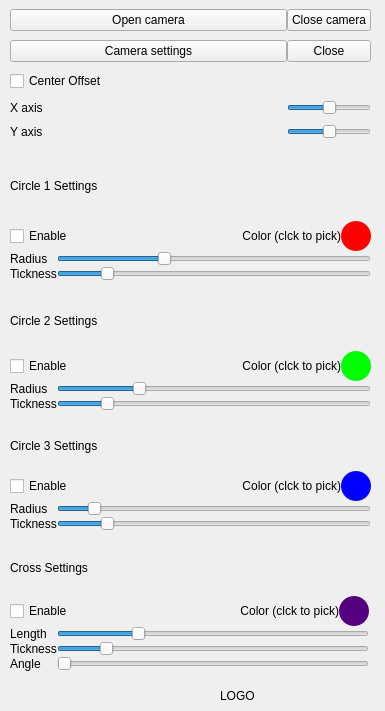
<?xml version="1.0" encoding="UTF-8"?>
<ui version="4.0">
 <class>MainWindow</class>
 <widget class="QMainWindow" name="MainWindow">
  <property name="geometry">
   <rect>
    <x>0</x>
    <y>0</y>
    <width>385</width>
    <height>711</height>
   </rect>
  </property>
  <property name="minimumSize">
   <size>
    <width>385</width>
    <height>700</height>
   </size>
  </property>
  <property name="maximumSize">
   <size>
    <width>385</width>
    <height>1080</height>
   </size>
  </property>
  <property name="windowTitle">
   <string>MainWindow</string>
  </property>
  <property name="windowIcon">
   <iconset>
    <normaloff>../../../.designer/images/icon.png</normaloff>../../../.designer/images/icon.png</iconset>
  </property>
  <widget class="QWidget" name="centralwidget">
   <widget class="QWidget" name="gridLayoutWidget">
    <property name="geometry">
     <rect>
      <x>10</x>
      <y>0</y>
      <width>361</width>
      <height>151</height>
     </rect>
    </property>
    <layout class="QGridLayout" name="gridLayout" columnstretch="5,0">
     <property name="spacing">
      <number>0</number>
     </property>
     <item row="1" column="1">
      <widget class="QPushButton" name="btn_exit">
       <property name="text">
        <string>Close</string>
       </property>
      </widget>
     </item>
     <item row="4" column="1">
      <widget class="QSlider" name="sliderOffsetY">
       <property name="minimum">
        <number>-20</number>
       </property>
       <property name="maximum">
        <number>20</number>
       </property>
       <property name="orientation">
        <enum>Qt::Orientation::Horizontal</enum>
       </property>
       <property name="tickPosition">
        <enum>QSlider::TickPosition::NoTicks</enum>
       </property>
      </widget>
     </item>
     <item row="0" column="0">
      <widget class="QPushButton" name="btnOpenCamera">
       <property name="text">
        <string>Open camera</string>
       </property>
      </widget>
     </item>
     <item row="4" column="0">
      <widget class="QLabel" name="label_3">
       <property name="text">
        <string>Y axis</string>
       </property>
      </widget>
     </item>
     <item row="1" column="0">
      <widget class="QPushButton" name="btnCameraSettings">
       <property name="text">
        <string>Camera settings</string>
       </property>
      </widget>
     </item>
     <item row="2" column="0">
      <widget class="QCheckBox" name="checkBoxOffset">
       <property name="text">
        <string>Center Offset</string>
       </property>
      </widget>
     </item>
     <item row="3" column="0">
      <widget class="QLabel" name="label_2">
       <property name="text">
        <string>X axis</string>
       </property>
      </widget>
     </item>
     <item row="0" column="1">
      <widget class="QPushButton" name="btnCloseCamera">
       <property name="text">
        <string>Close camera</string>
       </property>
      </widget>
     </item>
     <item row="3" column="1">
      <widget class="QSlider" name="sliderOffsetX">
       <property name="minimum">
        <number>-20</number>
       </property>
       <property name="maximum">
        <number>20</number>
       </property>
       <property name="orientation">
        <enum>Qt::Orientation::Horizontal</enum>
       </property>
      </widget>
     </item>
    </layout>
   </widget>
   <widget class="QWidget" name="verticalLayoutWidget">
    <property name="geometry">
     <rect>
      <x>10</x>
      <y>150</y>
      <width>361</width>
      <height>131</height>
     </rect>
    </property>
    <layout class="QVBoxLayout" name="verticalLayout">
     <property name="spacing">
      <number>0</number>
     </property>
     <property name="sizeConstraint">
      <enum>QLayout::SizeConstraint::SetDefaultConstraint</enum>
     </property>
     <item>
      <layout class="QVBoxLayout" name="verticalLayout_2">
       <item>
        <widget class="QLabel" name="label">
         <property name="text">
          <string>Circle 1 Settings</string>
         </property>
        </widget>
       </item>
       <item>
        <layout class="QHBoxLayout" name="horizontalLayout">
         <property name="spacing">
          <number>0</number>
         </property>
         <item>
          <widget class="QCheckBox" name="checkBox_1">
           <property name="enabled">
            <bool>true</bool>
           </property>
           <property name="text">
            <string>Enable</string>
           </property>
          </widget>
         </item>
         <item>
          <widget class="QLabel" name="label_16">
           <property name="text">
            <string>Color (clck to pick)</string>
           </property>
           <property name="alignment">
            <set>Qt::AlignmentFlag::AlignRight|Qt::AlignmentFlag::AlignTrailing|Qt::AlignmentFlag::AlignVCenter</set>
           </property>
          </widget>
         </item>
         <item>
          <widget class="QLabel" name="label_color_1">
           <property name="minimumSize">
            <size>
             <width>20</width>
             <height>20</height>
            </size>
           </property>
           <property name="maximumSize">
            <size>
             <width>30</width>
             <height>30</height>
            </size>
           </property>
           <property name="styleSheet">
            <string notr="true">background-color: rgb(255, 0, 0);
border-radius: 15px;</string>
           </property>
           <property name="frameShape">
            <enum>QFrame::Shape::NoFrame</enum>
           </property>
           <property name="text">
            <string/>
           </property>
          </widget>
         </item>
        </layout>
       </item>
       <item>
        <layout class="QGridLayout" name="gridLayout_2" columnstretch="0,0">
         <item row="1" column="0">
          <widget class="QLabel" name="label_6">
           <property name="text">
            <string>Tickness</string>
           </property>
          </widget>
         </item>
         <item row="0" column="1">
          <widget class="QSlider" name="sliderRadius_1">
           <property name="maximum">
            <number>1500</number>
           </property>
           <property name="value">
            <number>500</number>
           </property>
           <property name="orientation">
            <enum>Qt::Orientation::Horizontal</enum>
           </property>
          </widget>
         </item>
         <item row="1" column="1">
          <widget class="QSlider" name="sliderThickness_1">
           <property name="minimum">
            <number>1</number>
           </property>
           <property name="maximum">
            <number>8</number>
           </property>
           <property name="value">
            <number>2</number>
           </property>
           <property name="orientation">
            <enum>Qt::Orientation::Horizontal</enum>
           </property>
          </widget>
         </item>
         <item row="0" column="0">
          <widget class="QLabel" name="label_5">
           <property name="text">
            <string>Radius</string>
           </property>
          </widget>
         </item>
        </layout>
       </item>
      </layout>
     </item>
    </layout>
   </widget>
   <widget class="QWidget" name="verticalLayoutWidget_3">
    <property name="geometry">
     <rect>
      <x>10</x>
      <y>420</y>
      <width>361</width>
      <height>111</height>
     </rect>
    </property>
    <layout class="QVBoxLayout" name="verticalLayout_5">
     <property name="spacing">
      <number>0</number>
     </property>
     <item>
      <layout class="QVBoxLayout" name="verticalLayout_6">
       <property name="spacing">
        <number>0</number>
       </property>
       <item>
        <widget class="QLabel" name="label_9">
         <property name="text">
          <string>Circle 3 Settings</string>
         </property>
        </widget>
       </item>
       <item>
        <layout class="QHBoxLayout" name="horizontalLayout_3">
         <property name="spacing">
          <number>0</number>
         </property>
         <item>
          <widget class="QCheckBox" name="checkBox_3">
           <property name="text">
            <string>Enable</string>
           </property>
          </widget>
         </item>
         <item>
          <widget class="QLabel" name="label_18">
           <property name="text">
            <string>Color (clck to pick)</string>
           </property>
           <property name="alignment">
            <set>Qt::AlignmentFlag::AlignRight|Qt::AlignmentFlag::AlignTrailing|Qt::AlignmentFlag::AlignVCenter</set>
           </property>
          </widget>
         </item>
         <item>
          <widget class="QLabel" name="label_color_3">
           <property name="maximumSize">
            <size>
             <width>30</width>
             <height>30</height>
            </size>
           </property>
           <property name="styleSheet">
            <string notr="true">background-color: rgb(0, 0, 255);
border-radius: 15px;</string>
           </property>
           <property name="text">
            <string/>
           </property>
          </widget>
         </item>
        </layout>
       </item>
       <item>
        <layout class="QGridLayout" name="gridLayout_4" columnstretch="0,0">
         <property name="spacing">
          <number>0</number>
         </property>
         <item row="0" column="0">
          <widget class="QLabel" name="label_10">
           <property name="text">
            <string>Radius</string>
           </property>
          </widget>
         </item>
         <item row="1" column="1">
          <widget class="QSlider" name="sliderThickness_3">
           <property name="minimum">
            <number>1</number>
           </property>
           <property name="maximum">
            <number>8</number>
           </property>
           <property name="value">
            <number>2</number>
           </property>
           <property name="orientation">
            <enum>Qt::Orientation::Horizontal</enum>
           </property>
          </widget>
         </item>
         <item row="1" column="0">
          <widget class="QLabel" name="label_11">
           <property name="text">
            <string>Tickness</string>
           </property>
          </widget>
         </item>
         <item row="0" column="1">
          <widget class="QSlider" name="sliderRadius_3">
           <property name="maximum">
            <number>1000</number>
           </property>
           <property name="value">
            <number>100</number>
           </property>
           <property name="orientation">
            <enum>Qt::Orientation::Horizontal</enum>
           </property>
          </widget>
         </item>
        </layout>
       </item>
      </layout>
     </item>
    </layout>
   </widget>
   <widget class="QWidget" name="">
    <property name="geometry">
     <rect>
      <x>10</x>
      <y>290</y>
      <width>361</width>
      <height>121</height>
     </rect>
    </property>
    <layout class="QVBoxLayout" name="verticalLayout_4">
     <property name="spacing">
      <number>0</number>
     </property>
     <item>
      <widget class="QLabel" name="label_4">
       <property name="text">
        <string>Circle 2 Settings</string>
       </property>
      </widget>
     </item>
     <item>
      <layout class="QHBoxLayout" name="horizontalLayout_2">
       <property name="spacing">
        <number>0</number>
       </property>
       <item>
        <widget class="QCheckBox" name="checkBox_2">
         <property name="text">
          <string>Enable</string>
         </property>
        </widget>
       </item>
       <item>
        <widget class="QLabel" name="label_17">
         <property name="text">
          <string>Color (clck to pick)</string>
         </property>
         <property name="alignment">
          <set>Qt::AlignmentFlag::AlignRight|Qt::AlignmentFlag::AlignTrailing|Qt::AlignmentFlag::AlignVCenter</set>
         </property>
        </widget>
       </item>
       <item>
        <widget class="QLabel" name="label_color_2">
         <property name="maximumSize">
          <size>
           <width>30</width>
           <height>30</height>
          </size>
         </property>
         <property name="styleSheet">
          <string notr="true">background-color:  rgb(0, 255, 0);
border-radius: 15px;</string>
         </property>
         <property name="text">
          <string/>
         </property>
         <property name="alignment">
          <set>Qt::AlignmentFlag::AlignRight|Qt::AlignmentFlag::AlignTrailing|Qt::AlignmentFlag::AlignVCenter</set>
         </property>
        </widget>
       </item>
      </layout>
     </item>
     <item>
      <layout class="QGridLayout" name="gridLayout_3" columnstretch="0,0">
       <item row="1" column="1">
        <widget class="QSlider" name="sliderThickness_2">
         <property name="minimum">
          <number>1</number>
         </property>
         <property name="maximum">
          <number>8</number>
         </property>
         <property name="value">
          <number>2</number>
         </property>
         <property name="orientation">
          <enum>Qt::Orientation::Horizontal</enum>
         </property>
        </widget>
       </item>
       <item row="0" column="0">
        <widget class="QLabel" name="label_7">
         <property name="text">
          <string>Radius</string>
         </property>
        </widget>
       </item>
       <item row="1" column="0">
        <widget class="QLabel" name="label_8">
         <property name="text">
          <string>Tickness</string>
         </property>
        </widget>
       </item>
       <item row="0" column="1">
        <widget class="QSlider" name="sliderRadius_2">
         <property name="maximum">
          <number>1000</number>
         </property>
         <property name="value">
          <number>250</number>
         </property>
         <property name="sliderPosition">
          <number>250</number>
         </property>
         <property name="orientation">
          <enum>Qt::Orientation::Horizontal</enum>
         </property>
        </widget>
       </item>
      </layout>
     </item>
    </layout>
   </widget>
   <widget class="QWidget" name="">
    <property name="geometry">
     <rect>
      <x>10</x>
      <y>540</y>
      <width>359</width>
      <height>131</height>
     </rect>
    </property>
    <layout class="QVBoxLayout" name="verticalLayout_8">
     <property name="spacing">
      <number>0</number>
     </property>
     <item>
      <widget class="QLabel" name="label_12">
       <property name="text">
        <string>Cross Settings</string>
       </property>
      </widget>
     </item>
     <item>
      <layout class="QHBoxLayout" name="horizontalLayout_4">
       <property name="spacing">
        <number>0</number>
       </property>
       <item>
        <widget class="QCheckBox" name="checkBox_4">
         <property name="text">
          <string>Enable</string>
         </property>
        </widget>
       </item>
       <item>
        <widget class="QLabel" name="label_19">
         <property name="text">
          <string>Color (clck to pick)</string>
         </property>
         <property name="alignment">
          <set>Qt::AlignmentFlag::AlignRight|Qt::AlignmentFlag::AlignTrailing|Qt::AlignmentFlag::AlignVCenter</set>
         </property>
        </widget>
       </item>
       <item>
        <widget class="QLabel" name="label_color_4">
         <property name="maximumSize">
          <size>
           <width>30</width>
           <height>30</height>
          </size>
         </property>
         <property name="styleSheet">
          <string notr="true">background-color:  rgb(85, 0, 127);
border-radius: 15px;</string>
         </property>
         <property name="text">
          <string/>
         </property>
        </widget>
       </item>
      </layout>
     </item>
     <item>
      <layout class="QGridLayout" name="gridLayout_5" columnstretch="0,0">
       <property name="spacing">
        <number>0</number>
       </property>
       <item row="0" column="1">
        <widget class="QSlider" name="sliderCrossLength">
         <property name="maximum">
          <number>1000</number>
         </property>
         <property name="value">
          <number>250</number>
         </property>
         <property name="orientation">
          <enum>Qt::Orientation::Horizontal</enum>
         </property>
        </widget>
       </item>
       <item row="1" column="1">
        <widget class="QSlider" name="sliderThicknessCross">
         <property name="minimum">
          <number>1</number>
         </property>
         <property name="maximum">
          <number>8</number>
         </property>
         <property name="value">
          <number>2</number>
         </property>
         <property name="orientation">
          <enum>Qt::Orientation::Horizontal</enum>
         </property>
        </widget>
       </item>
       <item row="2" column="1">
        <widget class="QSlider" name="sliderCrossAngle">
         <property name="orientation">
          <enum>Qt::Orientation::Horizontal</enum>
         </property>
        </widget>
       </item>
       <item row="2" column="0">
        <widget class="QLabel" name="label_15">
         <property name="text">
          <string>Angle</string>
         </property>
        </widget>
       </item>
       <item row="0" column="0">
        <widget class="QLabel" name="label_13">
         <property name="text">
          <string>Length</string>
         </property>
        </widget>
       </item>
       <item row="1" column="0">
        <widget class="QLabel" name="label_14">
         <property name="text">
          <string>Tickness</string>
         </property>
        </widget>
       </item>
      </layout>
     </item>
    </layout>
   </widget>
   <widget class="QLabel" name="lbl_Logo">
    <property name="geometry">
     <rect>
      <x>220</x>
      <y>680</y>
      <width>150</width>
      <height>31</height>
     </rect>
    </property>
    <property name="maximumSize">
     <size>
      <width>150</width>
      <height>38</height>
     </size>
    </property>
    <property name="text">
     <string>LOGO</string>
    </property>
    <property name="pixmap">
     <pixmap>../../../.designer/asset/logo.png</pixmap>
    </property>
    <property name="scaledContents">
     <bool>true</bool>
    </property>
   </widget>
  </widget>
 </widget>
 <resources/>
 <connections/>
</ui>
